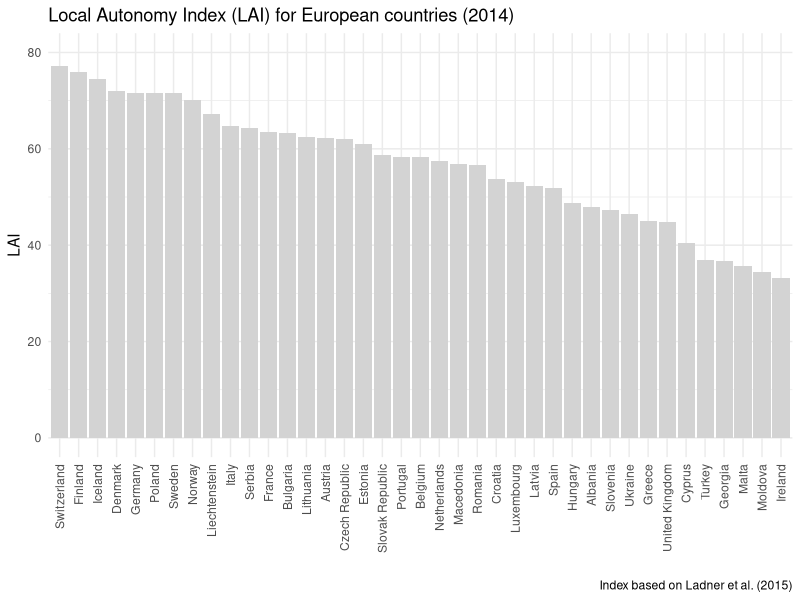
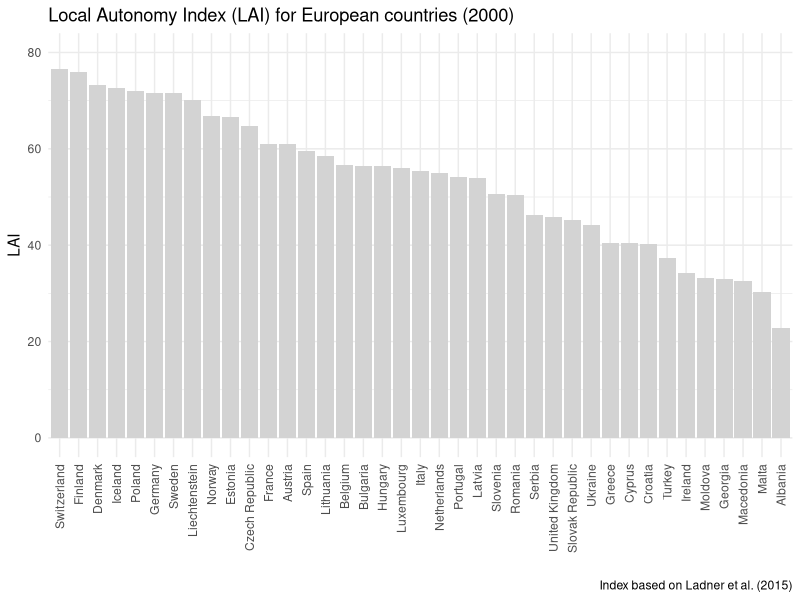
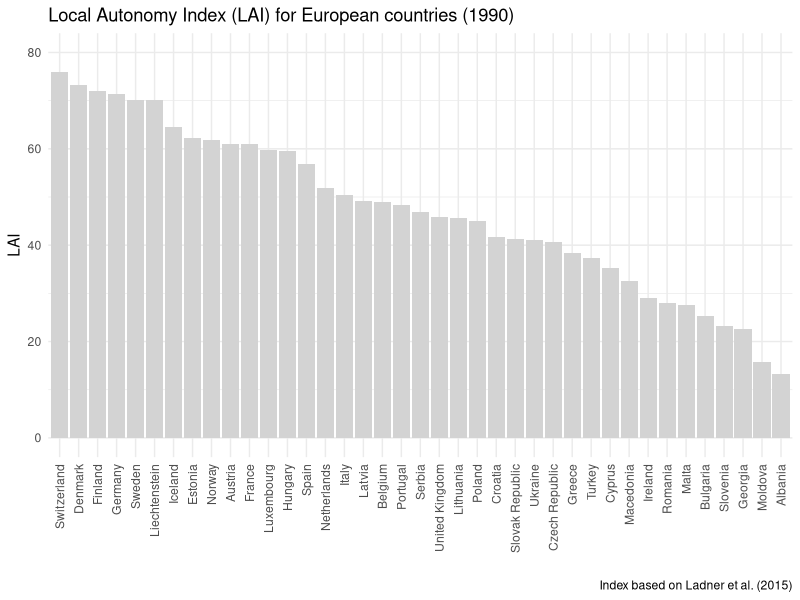
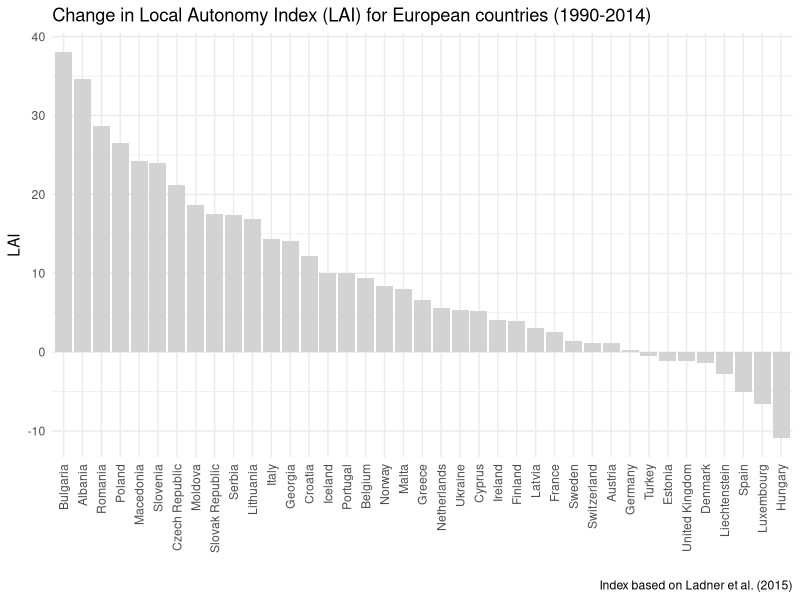
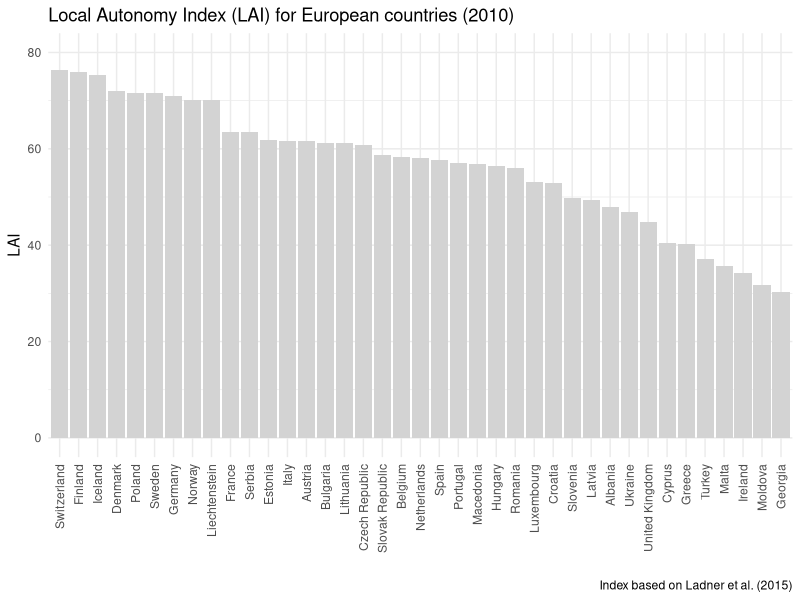
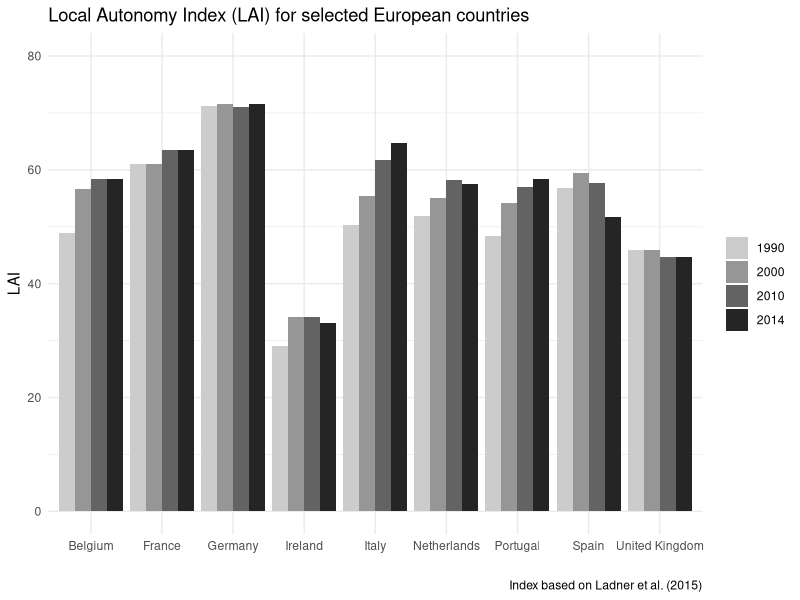
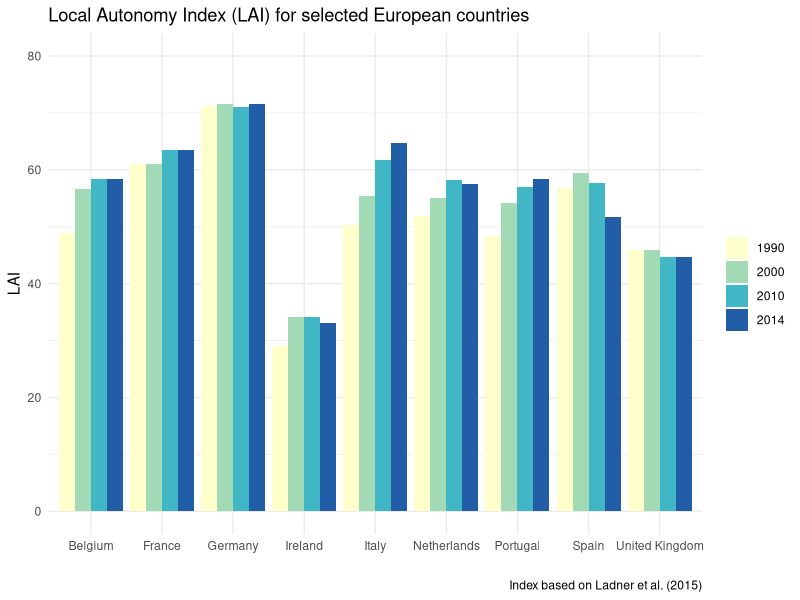

Write the R code that produced these figures, in order.
## ---- chunk 1
library(ggplot2)
library(tidyr)
library(RColorBrewer)
library(dplyr)
library(ggrepel) # For labels
library(viridis) # For colour palettes
## ---- chunk 2
LAI_data <- read.csv("LAI_2014.csv", check.names=FALSE, fileEncoding = 'UTF-8-BOM')
LAI_data
## ---- chunk 3
LAI_data_reorder <- LAI_data # Replicate original data
LAI_data_reorder$country_name <- factor(LAI_data_reorder$country_name, # Factor levels in decreasing order
                  levels = LAI_data_reorder$country_name[order(LAI_data_reorder$D_LAI_2014, decreasing = TRUE)])
## ---- chunk 4
ggplot(LAI_data_reorder, aes(x= country_name, y = D_LAI_2014))+ 
  geom_col(stat = "identity", fill = "#D3D3D3")+
  ylim(0, 80)+
  theme_minimal()+
  theme(axis.text.x = element_text(angle = 90, vjust = 0.5, hjust=1))+
  labs(title="Local Autonomy Index (LAI) for European countries (2014)", y="LAI", x = " ", caption = "Index based on Ladner et al. (2015)")
## ---- chunk 5
LAI_data_reorder_2000 <- LAI_data # Replicate original data
LAI_data_reorder_2000$country_name <- factor(LAI_data_reorder_2000$country_name, # Factor levels in decreasing order
                  levels = LAI_data_reorder_2000$country_name[order(LAI_data_reorder_2000$D_LAI_2000, decreasing = TRUE)])
## ---- chunk 6
ggplot(LAI_data_reorder_2000, aes(x= country_name, y = D_LAI_2000))+ 
  geom_col(stat = "identity", fill = "#D3D3D3")+
  ylim(0, 80)+
  theme_minimal()+
  theme(axis.text.x = element_text(angle = 90, vjust = 0.5, hjust=1))+
  labs(title="Local Autonomy Index (LAI) for European countries (2000)", y="LAI", x = " ", caption = "Index based on Ladner et al. (2015)")
## ---- chunk 7
LAI_data_reorder_1990 <- LAI_data # Replicate original data
LAI_data_reorder_1990$country_name <- factor(LAI_data_reorder_1990$country_name, # Factor levels in decreasing order
                  levels = LAI_data_reorder_1990$country_name[order(LAI_data_reorder_1990$D_LAI_1990, decreasing = TRUE)])
## ---- chunk 8
ggplot(LAI_data_reorder_1990, aes(x= country_name, y = D_LAI_1990))+ 
  geom_col(stat = "identity", fill = "#D3D3D3")+
  ylim(0, 80)+
  theme_minimal()+
  theme(axis.text.x = element_text(angle = 90, vjust = 0.5, hjust=1))+
  labs(title="Local Autonomy Index (LAI) for European countries (1990)", y="LAI", x = " ", caption = "Index based on Ladner et al. (2015)")
## ---- chunk 9
LAI_data_reorder_change <- LAI_data # Replicate original data
LAI_data_reorder_change$country_name <- factor(LAI_data_reorder_change$country_name, # Factor levels in decreasing order
                  levels = LAI_data_reorder_change$country_name[order(LAI_data_reorder_change$D_LAI_changes_1990_2014, decreasing = TRUE)])
## ---- chunk 10
ggplot(LAI_data_reorder_change, aes(x= country_name, y = D_LAI_changes_1990_2014))+ 
  geom_col(stat = "identity", fill = "#D3D3D3")+
  theme_minimal()+
  theme(axis.text.x = element_text(angle = 90, vjust = 0.5, hjust=1))+
  labs(title="Change in Local Autonomy Index (LAI) for European countries (1990-2014)", y="LAI", x = " ", caption = "Index based on Ladner et al. (2015)")
## ---- chunk 11
LAI_data_reorder_2010 <- LAI_data # Replicate original data
LAI_data_reorder_2010$country_name <- factor(LAI_data_reorder_2010$country_name, # Factor levels in decreasing order
                  levels = LAI_data_reorder_2010$country_name[order(LAI_data_reorder_2010$D_LAI_2010, decreasing = TRUE)])
## ---- chunk 12
ggplot(LAI_data_reorder_2010, aes(x= country_name, y = D_LAI_2010))+ 
  geom_col(stat = "identity", fill = "#D3D3D3")+
  ylim(0, 80)+
  theme_minimal()+
  theme(axis.text.x = element_text(angle = 90, vjust = 0.5, hjust=1))+
  labs(title="Local Autonomy Index (LAI) for European countries (2010)", y="LAI", x = " ", caption = "Index based on Ladner et al. (2015)")
## ---- chunk 13
 # List of column names
colnames(LAI_data)

# Select specific countries
# Rename years
LAI_data_select <- LAI_data %>%
  select("country_name", "D_LAI_1990", "D_LAI_2000", "D_LAI_2010", "D_LAI_2014") %>%
  filter(country_name %in% c("Germany", "France", "United Kingdom", "Italy", "Spain", "Belgium", "Netherlands", "Portugal", "Ireland")) %>% # Select specific countries
  rename("1990" = D_LAI_1990, "2000" = D_LAI_2000, "2010" = D_LAI_2010, "2014" = D_LAI_2014) # Rename years
## ---- chunk 14
# Make data long
LAI_data_select_long <-gather(LAI_data_select ,key="year",value="LAI", c("1990", "2000", "2010", "2014"))
print(LAI_data_select_long)
## ---- chunk 15
ggplot(LAI_data_select_long, aes(y=LAI, x=country_name)) + 
    geom_bar(position="dodge", stat="identity", aes(fill = year))+
  scale_fill_manual(values = c("1990" = "#cccccc",
                               "2000" = "#969696",
                               "2010" = "#636363",
                               "2014" = "#252525"))+
  ylim(0, 80)+
  theme_minimal()+
  theme(legend.title = element_blank())+
  labs(title="Local Autonomy Index (LAI) for selected European countries", y="LAI", x = " ", caption = "Index based on Ladner et al. (2015)")
## ---- chunk 16
ggplot(LAI_data_select_long, aes(y=LAI, x=country_name)) + 
    geom_bar(position="dodge", stat="identity", aes(fill = year))+
  scale_fill_manual(values = c("1990" = "#ffffcc",
                               "2000" = "#a1dab4",
                               "2010" = "#41b6c4",
                               "2014" = "#225ea8"))+
  ylim(0, 80)+
  theme_minimal()+
  theme(legend.title = element_blank())+
  labs(title="Local Autonomy Index (LAI) for selected European countries", y="LAI", x = " ", caption = "Index based on Ladner et al. (2015)")
